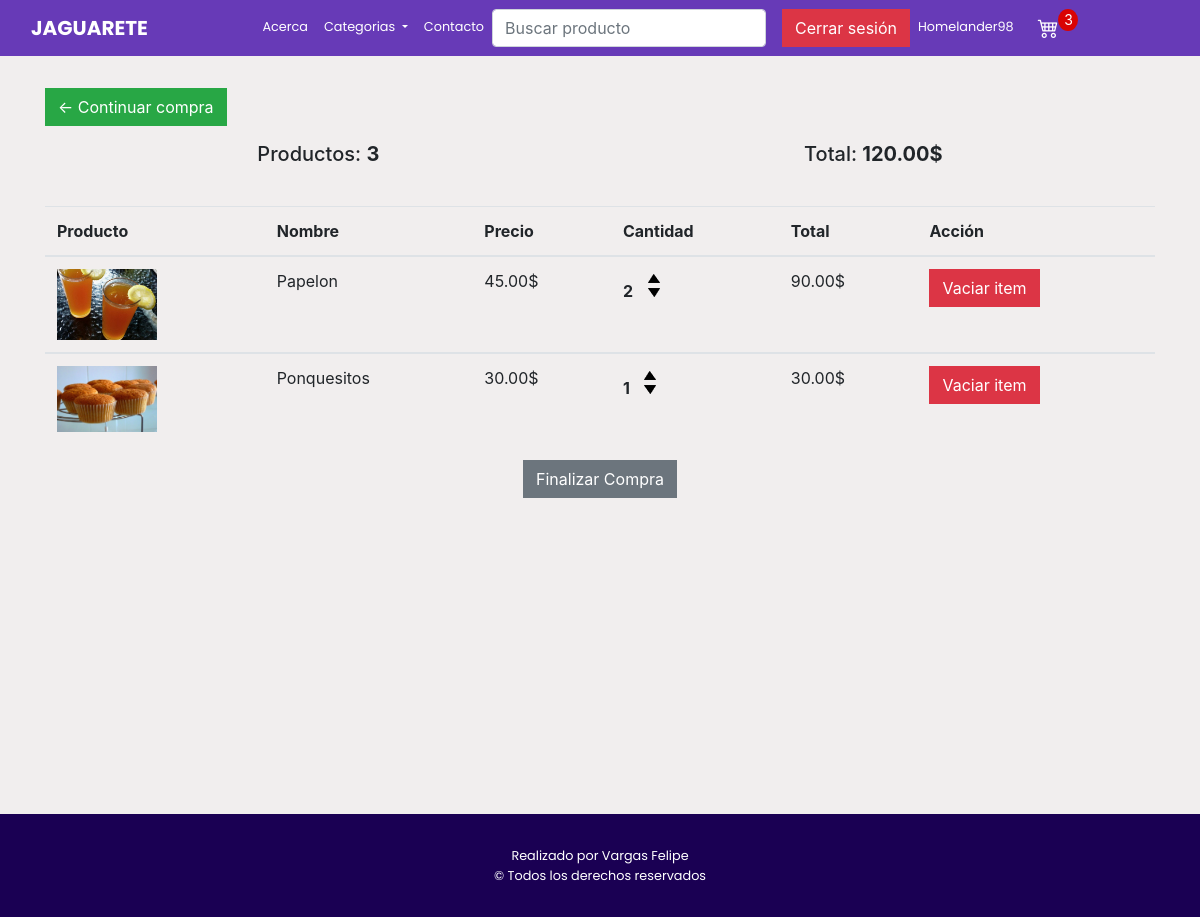
/car/ (signed in), run on an earlier commit of the app's database.
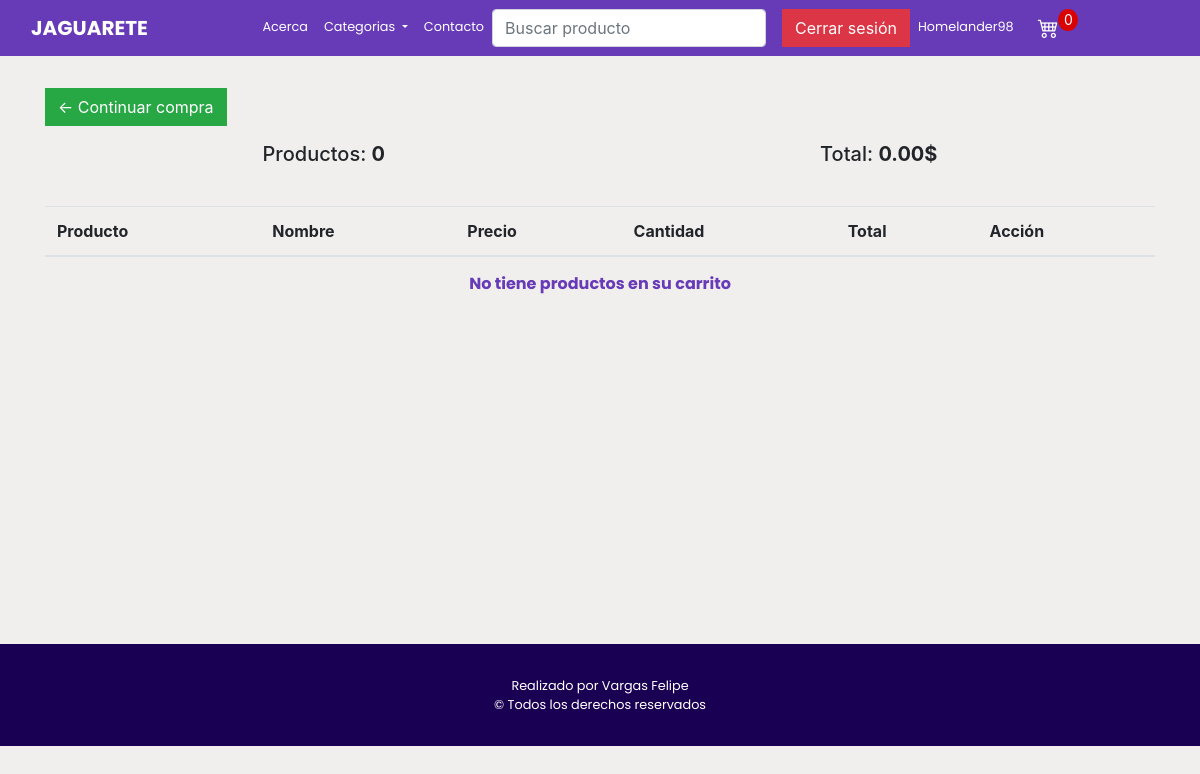
And on a later commit of the database.
### store/models.py (models this page shows, shortened)
class Order(models.Model):
    customer = models.ForeignKey(Customer, on_delete = models.SET_NULL,blank=True,null=True)
    date_orderd = models.DateTimeField(auto_now_add= True)
    complete = models.BooleanField(default= False, null= True, blank= False)
    transaction_id = models.CharField(max_length=200,null=True)
    @property
    def get_car_total(self):
        orderitems = self.orderitem_set.all()
        total =sum([Item.get_total for Item in orderitems])
        return total
    @property
    def get_car_items(self):
        orderitems = self.orderitem_set.all()
        total =sum([Item.quantity for Item in orderitems])
        return total

class OrderItem(models.Model):
    product = models.ForeignKey(Product, on_delete = models.SET_NULL,blank=True,null=True)
    order = models.ForeignKey(Order, on_delete = models.SET_NULL,blank=True,null=True)
    quantity = models.IntegerField(default=0,null=True,blank=True)
    date_added = models.DateTimeField(auto_now_add = True)
    @property
    def get_total(self):
        total = self.product.price * self.quantity
        return total

class Product(models.Model):
    name= models.CharField(max_length=200,null = True)
    price = models.DecimalField(max_digits=7, decimal_places=2)
    img = models.ImageField(null= True,blank=True)
    description = models.CharField(max_length=255,default="")
    category = models.CharField(max_length=255,default="Comidas")

### store/views.py (the view)
# urls.py: path('car/',views.car, name="car"),
def car(request):
    if request.user.is_authenticated:
        category = Category.objects.all()
        customer = request.user.customer
        order, created = Order.objects.get_or_create(customer=customer, complete=False )
        Items = order.orderitem_set.all()
        carItems = order.get_car_items
    else:
        Items = []
        order = {'get_car_total':0,'get_car_items':0 }
        carItems = order.get_car_items
        carItems = order['get_car_items']
    context = {'Items': Items, 'order': order, 'carItems':carItems,'category':category }
    return render(request,'store/car.html',context)

### store/models.py (called while the page is built)
    def __str__(self):
        return self.category

### store/templates/store/car.html (shortened to what this page needs)
{% extends 'store/main.html' %}
{% load static %}
{% block content %}
<div class="container">
<div class="row">
    <div class="col-lg-12">
            <a href="{% url 'store' %}" class="btn btn-success mb-3"> &#x2190; Continuar compra</a>
                    <div class="car-detalles">
                    <th><h5>Productos: <strong>{{order.get_car_items}}</strong></h5></th>
                    <th><h5>Total: <strong>{{order.get_car_total | floatformat:2}}$</strong></h5></th>
                </div>
        <div class="table-responsive-lg">
        <table class="table table-hover">
            <thead>
              <tr>
                <th scope="col">Producto</th>
                <th scope="col">Nombre</th>
                <th scope="col">Precio</th>
                <th scope="col">Cantidad</th>
                <th scope="col">Total</th>
                <th scope="col">Acción</th>
              </tr>
            </thead>
            <tbody>
              <tr>
                {% for Item in Items %}
                <th scope="row"><img class="row-image" src="{{Item.product.img.url}}" alt=""></th>
                <td>{{Item.product.name}}</td>
                <td>{{Item.product.price | floatformat:2}}$</td>
                <td> <p class="quantity">{{Item.quantity}}</p>
                    <div class="quantity">
                        <img data-product={{Item.product.id}} data-action="add" src="{% static 'img/flecha-arriba.png' %}" class="chg-quantity update-car" alt="">
                        <img data-product={{Item.product.id}} data-action="remove" src="{% static 'img/flecha-abajo.png' %}" class="chg-quantity update-car" alt="">
                      </div>
                    <td>{{Item.get_total}}$</td>
                    <td><button data-product={{Item.product.id}} data-action="remove_all" class="btn btn-danger update-car">Vaciar item</button></td>
                </td>
              </tr>
            </div>
                {% endfor %}
          </table>
    </div>
  </div>
  {% if Items %}
    <div class="finalizar-compra">
      <a href="#" class="btn btn-secondary">Finalizar Compra</a>
    </div>
  {% else %}
    <div class="titulo-car">
        <p>No  tiene productos en su carrito</p>
    </div>
  {% endif %}
</div>
</div>
{% endblock content %}

### store/templates/store/main.html (shortened to what this page needs)
<!DOCTYPE html>
{% load static %}
<html>
<head>
	<link rel="stylesheet" href="https://stackpath.bootstrapcdn.com/bootstrap/4.4.1/css/bootstrap.min.css">
	<link rel="stylesheet" type="text/css" href="{% static 'css/style.css' %}">
	<link rel="stylesheet" href="https://cdn.jsdelivr.net/npm/bootstrap-icons@1.5.0/font/bootstrap-icons.css">
</head>
<body>
	<div class="boton-arriba-contenedor">
      </div>
	<nav class="navbar navbar-expand-lg navbar-dark bg-dark">
		<div class="container-fluid">
	  <a class="navbar-brand" href="{% url 'store' %}">JAGUARETE</a>
	  <div class="container-fluid">
	  <div class="collapse navbar-collapse" id="navbarSupportedContent">
	    <ul class="navbar-nav mx-auto">
		<li class="nav-item">
			<a class="nav-link active" aria-current="page"  href="{% url 'acerca' %}">Acerca</a>
		  </li>
	<li class="nav-item dropdown">
		<a class="nav-link dropdown-toggle" href="#" id="navbarDropdown" role="button" data-bs-toggle="dropdown" aria-expanded="false">
		  Categorias
		</a>
	  </li>
		  <li class="nav-item">
			<a class="nav-link" href="mailto:Jaguaret1998@gmail.com">Contacto</a>
		  </li>
		  <form class="d-flex" method="POST" action="{% url 'search' %}">
		  <input class="form-control me-2" type="search" placeholder="Buscar producto" aria-label="Search" name="searched">
		</form>
		{% if user.is_authenticated %}
		<li class="nav-item">
		  <a class="btn btn-danger" id="boton-cerrar" href="{% url 'logout' %}">Cerrar sesión </a>
		</li>
		<li class="nav-item">
		  <a class="nav-link" href="#">{{user.username}}</a>
		</li>
		{% else %}
		<div class="form-inline my-2 my-lg-0" id="car">
		  <a href="{% url 'login' %}"class="btn btn-success ml-3">Ingresar</a>
	  </div>
		{% endif %}
		{% if not perms.store.car %}
			{% if user.is_authenticated %}
	    <div class="form-inline my-2 my-lg-0" id="car-icon">
	     	<a href="{% url 'car' %}">
				<i class="bi bi-cart4"></i>
	    	</a>
	    </div>
				<p id="cart-total">{{carItems}}</p>
			{% endif %}
		{% endif %}
	</div>
	</div>
</div>
	</nav>
            {% block content %}
            {% endblock content %}
	<br>
	<br>
	<br>
	<footer>
	<div class="footer">
		<div class="container">
			<div class="texto-footer">
				<span>Realizado por Vargas Felipe </span>
				<span>&copy; Todos los derechos reservados</span>
			</div>
		</div>
	</div>
</footer>
</body>
</html>

What changed in the data, as far as the page shows it:
removed OrderItem: product.img (picture), product.name "Papelon", product.price "45.00", quantity "2", get_total "90.00"
removed OrderItem: product.img (picture), product.name "Ponquesitos", product.price "30.00", quantity "1", get_total "30.00"
computed for Order: get_car_items "3" → "0"; get_car_total "120.00" → "0.00"
Also different on the page:
{{ carItems }}: "3" → "0"
text no longer shown: "Finalizar Compra"
text now shown: "No tiene productos en su carrito"
